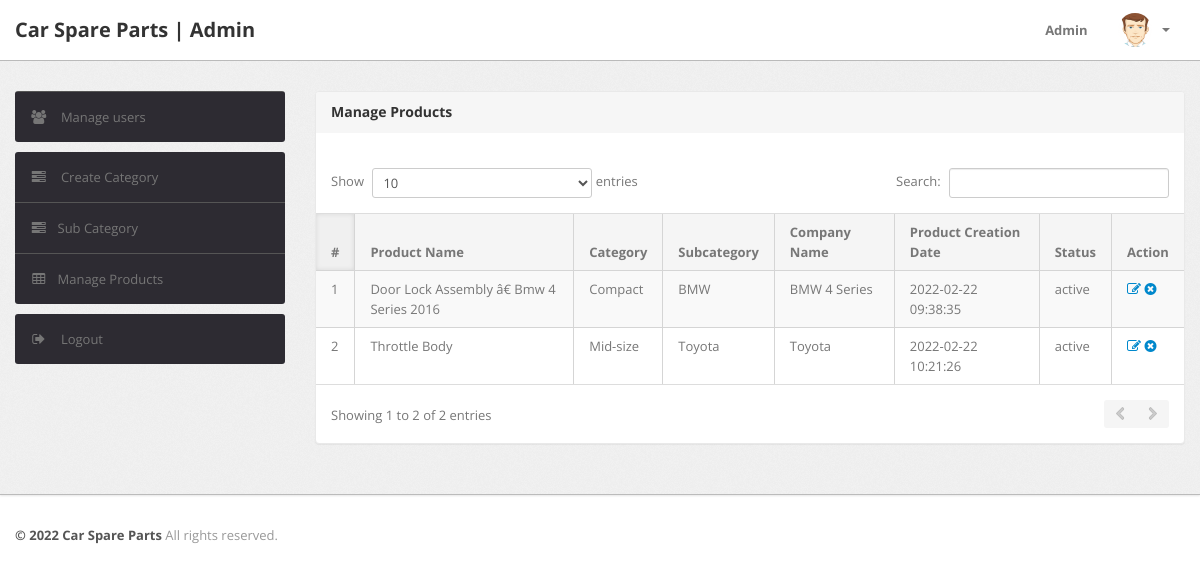
/admin/manage-products.php (signed in), run on the app's committed database.
### tables this page shows
CREATE TABLE `products` (
  `id` int(11) NOT NULL,
  `productName` varchar(255) DEFAULT NULL,
  `productCompany` varchar(255) DEFAULT NULL,
  `productPrice` int(11) DEFAULT NULL,
  `productDescription` longtext,
  `productImage1` varchar(255) DEFAULT NULL,
  `productImage2` varchar(255) DEFAULT NULL,
  `productImage3` varchar(255) DEFAULT NULL,
  `category` int(11) NOT NULL,
  `subCategory` int(11) DEFAULT NULL,
  `userId` int(11) NOT NULL,
  `productAvailability` varchar(255) DEFAULT NULL,
  `postingDate` timestamp NULL DEFAULT CURRENT_TIMESTAMP,
  `sale_status` varchar(50) DEFAULT NULL,
  `updationDate` varchar(255) DEFAULT NULL,
  `status` varchar(100) NOT NULL DEFAULT 'active'
);

CREATE TABLE `category` (
  `id` int(11) NOT NULL,
  `categoryName` varchar(255) DEFAULT NULL,
  `categoryDescription` longtext,
  `creationDate` timestamp NOT NULL DEFAULT CURRENT_TIMESTAMP,
  `updationDate` varchar(255) DEFAULT NULL
);

CREATE TABLE `subcategory` (
  `id` int(11) NOT NULL,
  `categoryid` int(11) DEFAULT NULL,
  `subcategory` varchar(255) DEFAULT NULL,
  `creationDate` timestamp NULL DEFAULT CURRENT_TIMESTAMP,
  `updationDate` varchar(255) DEFAULT NULL
);

### admin/manage-products.php (the view, shortened to what this page needs)
<?php
include '../includes/config.php';
if (strlen($_SESSION['alogin']) == 0) {
    header('location:index.php');
} else {
    ?>
<!DOCTYPE html>
<html lang="en">
<head>
    <?php include 'include/header-files.php';?>
</head>
<body>
    <?php include 'include/header.php';?>
    <div class="wrapper">
        <div class="container">
            <div class="row">
                <?php include 'include/sidebar.php';?>
                <div class="span9">
                    <div class="content">
                        <div class="module">
                            <div class="module-head">
                                <h3>Manage Products</h3>
                            </div>
                            <div class="module-body table">
                                <br />
                                <table cellpadding="0" cellspacing="0" border="0"
                                    class="datatable-1 table table-bordered table-striped	 display" width="100%">
                                    <thead>
                                        <tr>
                                            <th>#</th>
                                            <th>Product Name</th>
                                            <th>Category </th>
                                            <th>Subcategory</th>
                                            <th>Company Name</th>
                                            <th>Product Creation Date</th>
                                            <th>Status</th>
                                            <th>Action</th>
                                        </tr>
                                    </thead>
                                    <tbody>
                                        <?php $query = mysqli_query($con, "select products.*,category.categoryName,subcategory.subcategory from products join category on category.id=products.category join subcategory on subcategory.id=products.subCategory");
    $cnt = 1;
    while ($row = mysqli_fetch_array($query)) {
        ?>
                                        <tr>
                                            <td><?php echo htmlentities($cnt); ?></td>
                                            <td><?php echo htmlentities($row['productName']); ?></td>
                                            <td><?php echo htmlentities($row['categoryName']); ?></td>
                                            <td> <?php echo htmlentities($row['subcategory']); ?></td>
                                            <td><?php echo htmlentities($row['productCompany']); ?></td>
                                            <td><?php echo htmlentities($row['postingDate']); ?></td>
                                            <td><?php echo htmlentities($row['status']); ?></td>
                                            <td>
                                                <a href="edit-products.php?id=<?php echo $row['id'] ?>"><i
                                                        class="icon-edit"></i></a>
                                                <a href="manage-products.php?id=<?php echo $row['id'] ?>&del=delete"
                                                    onClick="return confirm('Are you sure you want to delete?')"><i
                                                        class="icon-remove-sign"></i></a>
                                            </td>
                                        </tr>
                                        <?php $cnt = $cnt + 1;}?>
                                </table>
                            </div>
                        </div>
                    </div>
                </div>
            </div>
        </div>
    </div>
    <?php include 'include/footer.php';?>
</body>
<?php }?>

### data on the page
products: productName "Door Lock Assembly â€ Bmw 4 Series 2016", category.categoryName "Compact", subcategory.subcategory "BMW", productCompany "BMW 4 Series", postingDate "2022-02-22 09:38:35", status "active"
products: productName "Throttle Body", category.categoryName "Mid-size", subcategory.subcategory "Toyota", productCompany "Toyota", postingDate "2022-02-22 10:21:26", status "active"
